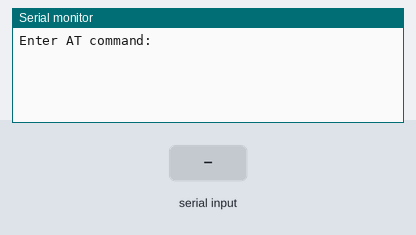
A sketch run on a simulated Arduino Uno, built with avr-gcc and run on an emulated ATmega328P. Parts: the last lines printed to the serial monitor. Inputs (shaded band) come from the test bench.

Above: at 1.2 s.
1.3 s: "1" received over the second serial link
At 1.7 s:
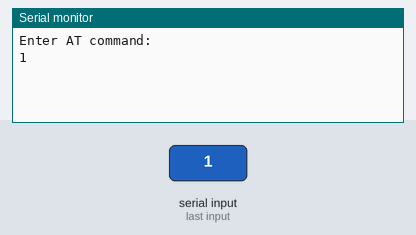
2.8 s: "0" received over the second serial link
At 4.1 s:
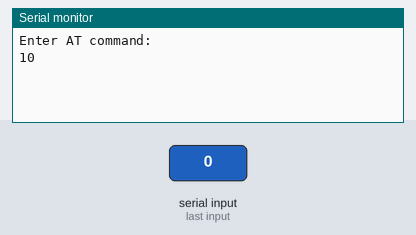

The sketch:

bluetooth.ino
```cpp
//---------------------BLUETOOTH--------------------//
#include <SoftwareSerial.h>
const int RX_PIN = 10;
const int TX_PIN = 11;

SoftwareSerial btSerial (RX_PIN, TX_PIN);

void setup() {
  Serial.begin (9600);
  btSerial.begin (38400);
  Serial.println ("Enter AT command: ");
}

void loop() {
  //keep reading from Serial Monitor and send data to HC-05
  if (Serial.available()) btSerial.write (Serial.read());
  //keep reading from HC-05 and send data to Serial Mon.
  if (btSerial.available()) Serial.write (btSerial.read());
}
```

Measured:
- after the input at 1.3 s, the serial monitor: prints a new line at once (image 1)
- after the input at 2.8 s, the serial monitor: prints a new line at once (image 2)
